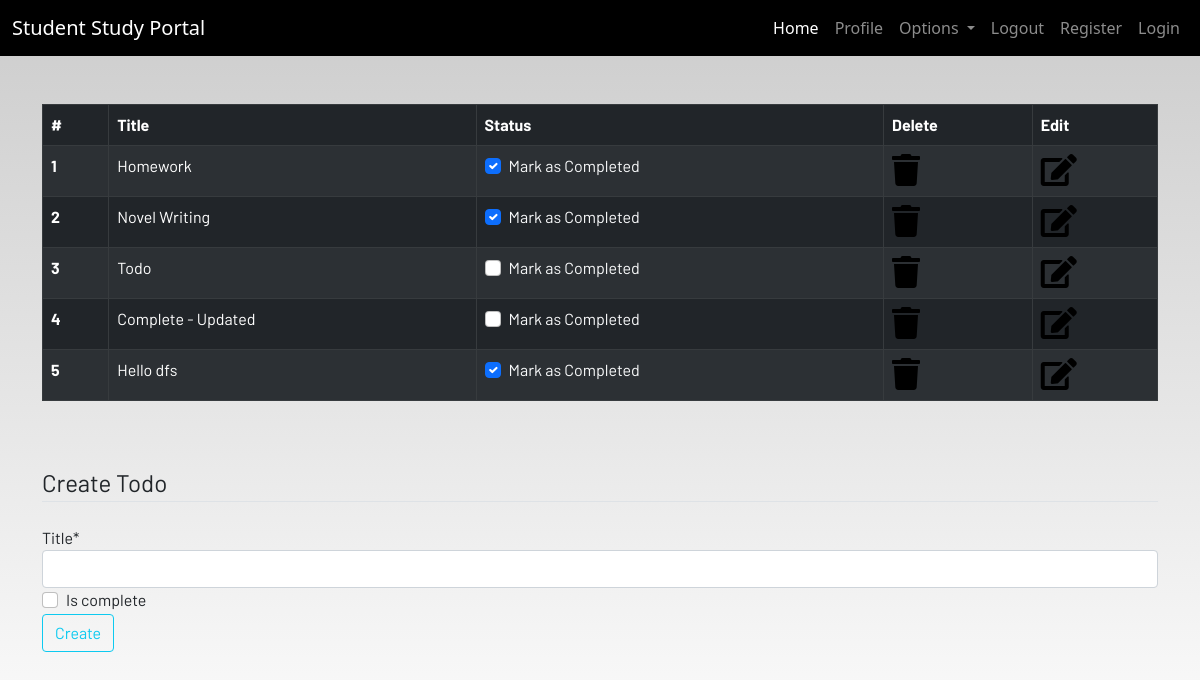
The page /todo/ (signed in) on the database its author committed.
### myapp/models.py (models this page shows, shortened)
class Todo(models.Model):
    user = models.ForeignKey(User, on_delete=models.CASCADE)
    title = models.CharField(max_length=100)
    is_complete = models.BooleanField(default=False)

### myapp/views.py (the view)
# urls.py: path('todo/', views.todo, name="todo"),
@login_required
def todo(request):
    if request.method == "POST":
        form = CreateToDo(request.POST)
        if form.is_valid():
            try:
                complete = request.POST['is_complete']
                if complete == "on":
                    complete = True
                else:
                    complete = False
            except:
                complete = False
            ins = Todo(user=request.user,
                       title=request.POST['title'],
                       is_complete=complete)
            ins.save()
            return redirect('/todo')
    else:
        form = CreateToDo()
    _todo = Todo.objects.all()
    if len(_todo) == 0:
        todo_done = True
    else:
        todo_done = False
    context = {
        "todos": _todo,
        "form": form,
        "todo_done": todo_done
    }
    return render(request, 'dashboard/todo.html', context)

### myapp/forms.py
class CreateToDo(forms.ModelForm):
    class Meta:
        model = Todo
        fields = ['title', 'is_complete']

### templates/dashboard/todo.html
{% extends 'dashboard/base.html' %}
{% load static %}
{% load crispy_forms_tags %}
{% block content %}
<div class="container">
{% if not todo_done %}
    <table class="table table-striped table-bordered table-hover table-dark">
        <thead>
            <tr>
                <th scope="col">#</th>
                <th scope="col">Title</th>
                <th scope="col">Status</th>
                <th scope="col">Delete</th>
                <th scope="col">Edit</th>
            </tr>
        </thead>
        <tbody>
        {% for todo in todos %}
            <tr>
                <th scope="row">{{forloop.counter}}</th>
                <td>{{todo.title}}</td>
                <td>
                    <a href="{% url 'marktodo' todo.id%}">
                        <div class="form-check">
                        {% if todo.is_complete == True %}
                            <input class="form-check-input" type="checkbox" value="" checked>
                            {% else %}
                            <input class="form-check-input" type="checkbox" value="">
                            {% endif %}
                            <label class="form-check-label text-light" for="flexCheckDefault">
                                Mark as Completed
                            </label>
                        </div>
                    </a>
                </td>
                <td><a href="{% url 'deletetodo' todo.id%}"><i class="fa fa-trash fa-2x"></i></a></td>
                <td><a href="{% url 'update_todo' todo.id%}"><i class="fa fa-edit fa-2x"></i></a></td>
            </tr>
            {% endfor %}
        </tbody>
    </table>
    {% else %}
    <h4>All tasks have been done!! create to add more</h4>
    {% endif %}
</div><br><br>
<div class="container">
    <form method="POST"> {% csrf_token %}
        <fieldset class="form-group">
            <legend class="border-bottom mb-4">Create Todo</legend>
        </fieldset>
        {{form|crispy}}
        <div class="form-group">
            <button href="" class="btn btn-outline-info" type="submit">
                Create
            </button>
        </div>
    </form>
</div>
{% endblock content %}

### static/css/main.css (style rules this page uses)
html { scroll-behavior: smooth; height: 100%; width: 100%; }
a { text-decoration: none !important; color: black; }
html, body { max-width: 100%; overflow-x: hidden; height: 100%; width: 100%; }
body { background: linear-gradient(rgba(0, 0, 0, 0.2), rgba(255, 255, 255, 0.5)); overflow-x: hidden; background-repeat: no-repeat; }
.fa { color: black; }

### rows shown on the page
Todo: title "Homework"
Todo: title "Novel Writing"
Todo: title "Todo"
Todo: title "Complete - Updated"
Todo: title "Hello dfs"
